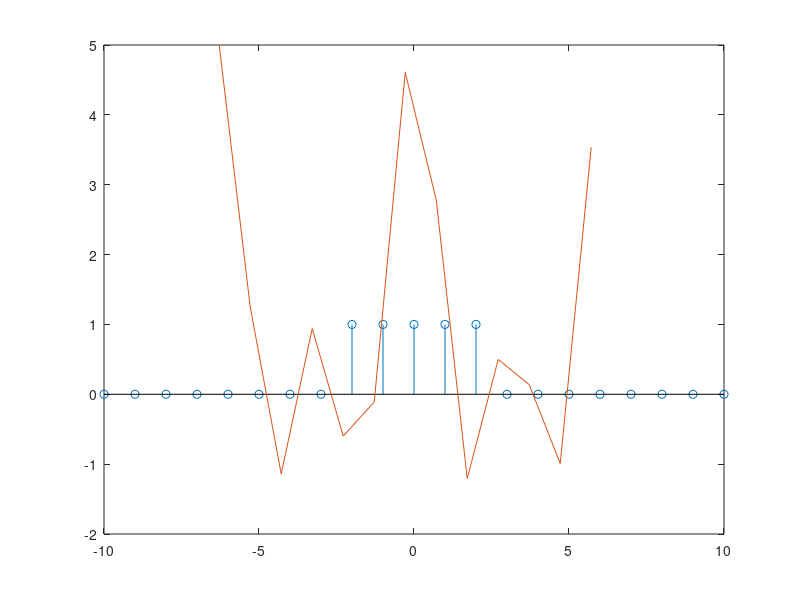

The MATLAB script that drew this image:
% Dean

clc;
clear;
row = 1;
column = 2;
frequencyStep = 1;

% Defining interval for n
n = (-10 : 10);

% Defining signal

% xOfN = cos((2*pi/10) * n);
xOfN = zeros(1, length(n));
xOfN(9:13) = 1;
% subplot(row, column, 1);
stem(n, xOfN);

% Defining frequency interval
frequencies = (-2*pi: frequencyStep : 2*pi);

% Preallocated array
result = zeros(1, length(frequencies));
for w = 1 : length(frequencies)
   sum = 0;
   
   for index = 1 : length(n)
        sum = sum + (xOfN(index) * exp(-1i * frequencies(w) * n(index)));
   end
   
   result(w) = sum;
   
end
% subplot(row, column, 2);
hold;
plot(frequencies, result)

